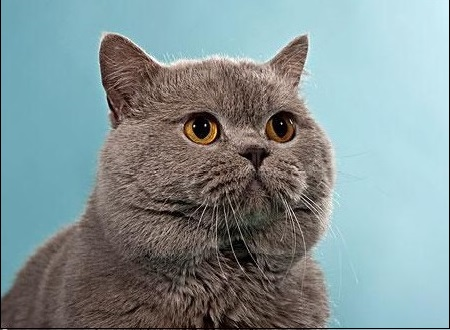
//> input picture data/test1.jpg, 450 x 330 px
$ ./main   (built with g++ and OpenCV 4)
//> lines starting //> are read from the running program, lines starting //| are printed output that depends on the picture
#include <iostream>
#include <opencv2/core.hpp>
#include <opencv2/imgproc.hpp>  // Gaussian Blur
#include <opencv2/videoio.hpp>
#include <opencv2/highgui.hpp>  // OpenCV window I/O

using namespace std;
using namespace cv;

Mat g_srcImage,g_dstImage;
int g_nTrackbarNum=0;
int g_nStructElementSize = 3;

void process();
void on_trackbarNumChanged(int ,void *);
void on_elementSizeChanged(int , void *);


int main(int argc, char *argv[])
{
    g_srcImage = imread("../data/test1.jpg");
//> g_srcImage is the input picture: 330 rows x 450 cols, CV_8UC3; mean B, G, R 148.2, 146.5, 130.3
    if(g_srcImage.empty())
    {
        cout<<"src image error...";
        return 0;
    }
    namedWindow("src demo");
    imshow("src demo",g_srcImage);

    namedWindow("dst demo");
    Mat element = getStructuringElement(MORPH_RECT,Size(2*g_nStructElementSize+1,2*g_nStructElementSize+1),
                                        Point(g_nStructElementSize,g_nStructElementSize));
    erode(g_srcImage,g_dstImage,element);
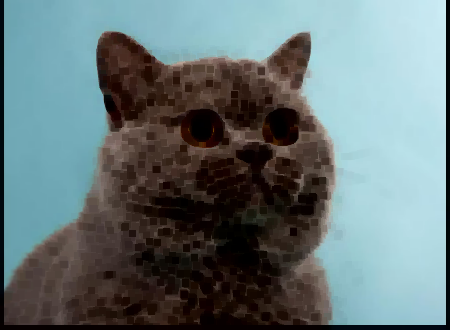
//> g_dstImage: 330 rows x 450 cols, CV_8UC3; mean B, G, R 119.7, 117.9, 102.4
    imshow("dst demo",g_dstImage);

    createTrackbar("erode/dilation","dst demo",&g_nTrackbarNum,1,on_trackbarNumChanged);
//> slider 'erode/dilation' is set to 1

    createTrackbar("element","dst demo",&g_nStructElementSize,21,on_elementSizeChanged);

    while(char(waitKey(1))!='q'){
//> in process, `dilate(g_srcImage,g_dstImage,element);`:
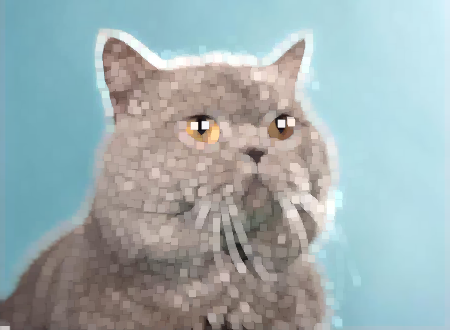
//> g_dstImage: 330 rows x 450 cols, CV_8UC3; mean B, G, R 176.5, 174.6, 158.8
//> the 'q' key is pressed

    }

    return 0;
}


void process()
{
    Mat element = getStructuringElement(MORPH_RECT,Size(2*g_nStructElementSize+1,2*g_nStructElementSize+1),
                                        Point(g_nStructElementSize,g_nStructElementSize));
    if(g_nTrackbarNum==0)
    {
        erode(g_srcImage,g_dstImage,element);
    }
    else
    {
        dilate(g_srcImage,g_dstImage,element);
    }
    imshow("dst demo" ,g_dstImage);
}

void on_trackbarNumChanged(int ,void *)
{
    process();
}

void on_elementSizeChanged(int , void *)
{
    process();
}

$ run again, with data/190_170.jpg copied over data/test1.jpg
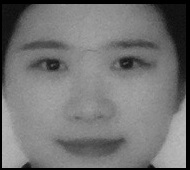
//> input picture data/190_170.jpg, 190 x 170 px
//> g_srcImage is the input picture: 170 rows x 190 cols, CV_8UC3; min 0, max 188, mean 114.8
//> `erode(g_srcImage,g_dstImage,element);`:
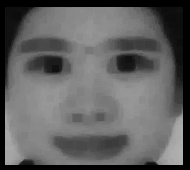
//> g_dstImage: 170 rows x 190 cols, CV_8UC3; min 0, max 177, mean 95.8
//> in process, `dilate(g_srcImage,g_dstImage,element);`:
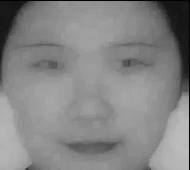
//> g_dstImage: 170 rows x 190 cols, CV_8UC3; min 1, max 188, mean 132.6

$ run again, with data/Back_Projection_Theory0.jpg copied over data/test1.jpg
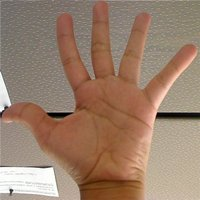
//> input picture data/Back_Projection_Theory0.jpg, 200 x 200 px
//> g_srcImage is the input picture: 200 rows x 200 cols, CV_8UC3; mean B, G, R 107.8, 127.1, 154.3
//> `erode(g_srcImage,g_dstImage,element);`:
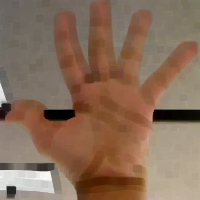
//> g_dstImage: 200 rows x 200 cols, CV_8UC3; mean B, G, R 88.6, 108.5, 136
//> in process, `dilate(g_srcImage,g_dstImage,element);`:
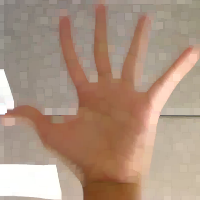
//> g_dstImage: 200 rows x 200 cols, CV_8UC3; mean B, G, R 128.9, 147.3, 173.2

$ run again, with data/Back_Projection_Theory2.jpg copied over data/test1.jpg
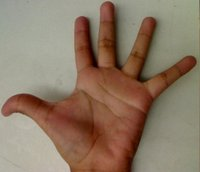
//> input picture data/Back_Projection_Theory2.jpg, 200 x 172 px
//> g_srcImage is the input picture: 172 rows x 200 cols, CV_8UC3; mean B, G, R 101.1, 120.5, 140.6
//> `erode(g_srcImage,g_dstImage,element);`:
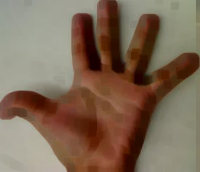
//> g_dstImage: 172 rows x 200 cols, CV_8UC3; mean B, G, R 85.5, 104.8, 126.6
//> in process, `dilate(g_srcImage,g_dstImage,element);`:
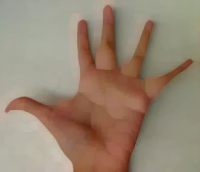
//> g_dstImage: 172 rows x 200 cols, CV_8UC3; mean B, G, R 115.2, 134.2, 152.3
